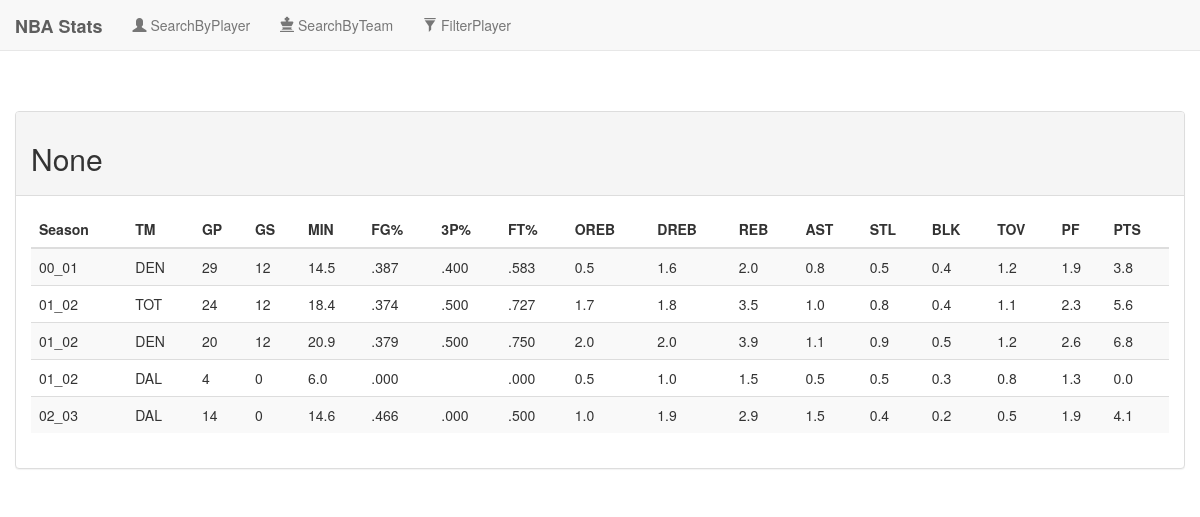
Page /playerStats?playerId=1 on the committed database.
### tables this page shows
CREATE TABLE stats (playerId INTEGER, position TEXT, year TEXT, age INTEGER, teamId INTEGER,
                  games INTEGER, gamesStarted INTEGER, minutes REAL, fieldGoal REAL,fieldGoalAttempts REAL,fieldGoalPercentage REAL,
                  threePoint REAL, threePointAttempts REAL, threePointsPercentage REAL, twoPoint REAL, twoPointAttempts REAL,
                  twoPointsPercentage REAL, effectiveFieldGoalPercentage REAL, freeThrow REAL,freeThrowAttempts REAL,
                  freeThrowPercentage REAL, offensiveRebounds REAL, defensiveRebounds REAL, totalRebounds REAL, assists REAL,
                  steals REAL, blocks REAL, turnovers REAL, fouls REAL, points REAL);

CREATE TABLE teamTable (teamId INTEGER PRIMARY KEY , name TEXT);

### nba-stats/nba-stats.py (the view)
@app.route('/playerStats', methods=['GET'])
def playerStats():
    playerId = request.args.get('playerId')
    playerName = request.args.get('playerName')
    items = g.db.execute("SELECT * FROM stats WHERE playerId = ?", (playerId,))
    stats = []
    for item in items:
        playerId,position,year,age,teamId,games,gamesStarted,minutes,fieldGoal,fieldGoalAttempts,fieldGoalPercentage,threePoint,threePointAttempts,threePointsPercentage,twoPoint,twoPointAttempts,twoPointsPercentage,effectiveFieldGoalPercentage,freeThrow,freeThrowAttempts,freeThrowPercentage,offensiveRebounds,defensiveRebounds,totalRebounds,assists,steals,blocks,turnovers,fouls,points = item
        teamName = g.db.execute("SELECT name FROM teamTable WHERE teamId = ?", (teamId,)).fetchall()[0][0]
        info = PlayerStats(playerName,year,teamName,games,gamesStarted,minutes,fieldGoalPercentage,threePointsPercentage,freeThrowPercentage,offensiveRebounds,defensiveRebounds,totalRebounds,assists,steals,blocks,turnovers,fouls,points)
        stats.append(info)
    return render_template('playerStats.html', stats=stats, playerName=playerName, page="playerStats")

### nba-stats/nba-stats.py (called while the page is built)
def connect_db():
    return sqlite3.connect(app.config['DATABASE'])

@app.before_request
def before_request():
    g.db = connect_db()

@app.teardown_request
def teardown_request(exception):
    g.db.close()

### nba-stats/templates/playerStats.html (shortened to what this page needs)
<!DOCTYPE html>
<html>
	{% include "head.html" ignore missing%}
	<body>
        {% include "navBar.html" ignore missing%}
		<div class="container col-md-12">
			<div class="panel panel-default">
				<div class="panel-heading">
					<h2>{{ playerName }}</h2>
				</div>
				<div class="panel-body">
                    <table class="table table-striped">
                        <thead>
                            <tr>
                                <th>Season</th>
                                <th data-toggle="tooltip" data-placement="top" data-container="body" title="Team - Team a player played in.">TM</th>
                                <th data-toggle="tooltip" data-placement="top" data-container="body" title="Games Played - The number of games a player or team has played.">GP</th>
                                <th data-toggle="tooltip" data-placement="top" data-container="body" title="Games Started - The number of games a player or team has played as starter.">GS</th>
                                <th data-toggle="tooltip" data-placement="top" data-container="body" title="Minutes - The number of minutes a player or team has played.">MIN</th>
                                <th data-toggle="tooltip" data-placement="top" data-container="body" title="Field Goal Percentage - The percentage of field goals that a player makes. The formula to determine field goal percentage is: Field Goals Made/Field Goals Attempted.">FG%</th>
                                <th data-toggle="tooltip" data-placement="top" data-container="body" title="3 Point Field Goal Percentage - The percentage of 3 point field goals that a player or team has made. The formula to determine 3 point field goal percentage is: 3 Point Field Goals Made/3 Point Field Goals Attempted.">3P%</th>
                                <th data-toggle="tooltip" data-placement="top" data-container="body" title="Free Throw Percentage - The percentage of free throws that a player or team has made. The formula to determine free throw percentage is: Free Throws Made/Free Throws Attempted.">FT%</th>
                                <th data-toggle="tooltip" data-placement="top" data-container="body" title="Offensive Rebounds - The number of rebounds a player or team has collected while they were on offense.">OREB</th>
                                <th data-toggle="tooltip" data-placement="top" data-container="body" title="Defensive Rebounds - The number of rebounds a player or team has collected while they were on defense.">DREB</th>
                                <th data-toggle="tooltip" data-placement="top" data-container="body" title="Rebounds - A rebound occurs when a player recovers the ball after a missed shot. This statistic is the number of total rebounds a player or team has collected on either offense or defense.">REB</th>
                                <th data-toggle="tooltip" data-placement="top" data-container="body" title="Assists - An assist occurs when a player completes a pass to a teammate that directly leads to a made field goal.">AST</th>
                                <th data-toggle="tooltip" data-placement="top" data-container="body" title="Steals - A steal occurs when a defensive player takes the ball from a player on offense, causing a turnover.">STL</th>
                                <th data-toggle="tooltip" data-placement="top" data-container="body" title="Blocks - A block occurs when an offensive player attempts a shot, and the defense player tips the ball, blocking their chance to score.">BLK</th>
                                <th data-toggle="tooltip" data-placement="top" data-container="body" title="Turnovers - A turnover occurs when the team on offense loses the ball to the defense. ">TOV</th>
                                <th data-toggle="tooltip" data-placement="top" data-container="body" title="Personal Fouls - The total number of fouls that a player or team has committed.">PF</th>
                                <th data-toggle="tooltip" data-placement="top" data-container="body" title="Points - The number of points a player or team has scored. A point is scored when a player makes a basket.">PTS</th>
                            </tr>
                        </thead>
                        <tbody>
                            {% for item in stats %}
                                <tr>
                                    <td>{{ item.season }}</td>
                                    <td>{{ item.team }}</td>
                                    <td>{{ item.games }}</td>
                                    <td>{{ item.gamesStarted }}</td>
                                    <td>{{ item.minutes }}</td>
                                    <td>{{ item.fieldGoalPercentage }}</td>
                                    <td>{{ item.threePointsPercentage }}</td>
                                    <td>{{ item.freeThrowPercentage }}</td>
                                    <td>{{ item.offensiveRebounds }}</td>
                                    <td>{{ item.defensiveRebounds }}</td>
                                    <td>{{ item.totalRebounds }}</td>
                                    <td>{{ item.assists }}</td>
                                    <td>{{ item.steals }}</td>
                                    <td>{{ item.blocks }}</td>
                                    <td>{{ item.turnovers }}</td>
                                    <td>{{ item.fouls }}</td>
                                    <td>{{ item.points }}</td>
                                </tr>
                            {% endfor %}
                        </tbody>
                    </table>
				</div>
			</div>
		</div>
	</body>
</html>

### nba-stats/templates/head.html (shortened to what this page needs)
<head>
	<link rel="stylesheet" href="http://maxcdn.bootstrapcdn.com/bootstrap/3.3.5/css/bootstrap.min.css">
	<link rel="stylesheet" href="http://code.jquery.com/ui/1.11.1/themes/smoothness/jquery-ui.css">
</head>

### nba-stats/templates/navBar.html
<nav class="navbar navbar-default navbar-fixed-top" role="navigation" style="position: relative; z-index: 100;">
	<div class="container-fluid">
		<div class="navbar-header">
			<a class="navbar-brand" href="#"><strong>NBA Stats</strong></a>
		</div>
		<div>
			<ul class="nav navbar-nav">
                {% if page == 'searchByPlayer' %}<li class="active"><a href="/searchByPlayer"><span class="glyphicon glyphicon-user"></span> SearchByPlayer</a></li>
				{% else %}<li><a href="/searchByPlayer"><span class="glyphicon glyphicon-user"></span> SearchByPlayer</a></li>{% endif %}
                {% if page == 'searchByTeam' %}<li class="active"><a href="/searchByTeam?season=14_15"><span class="glyphicon glyphicon-king"></span> SearchByTeam</a></li>
				{% else %}<li><a href="/searchByTeam?season=14_15"><span class="glyphicon glyphicon-king"></span> SearchByTeam</a></li>{% endif %}
                {% if page == 'filterPlayer' %}<li class="active"><a href="/filterPlayer?season=14_15"><span class="glyphicon glyphicon-filter"></span> FilterPlayer</a></li>
				{% else %}<li><a href="/filterPlayer?season=14_15"><span class="glyphicon glyphicon-filter"></span> FilterPlayer</a></li>{% endif %}
            </ul>
		</div>
	</div>
</nav>
<br><br>

### rows in the picture
stats: season "00_01", minutes "14.5", fieldGoalPercentage ".387", threePointsPercentage ".400", freeThrowPercentage ".583", offensiveRebounds "0.5", defensiveRebounds "1.6", totalRebounds "2.0", assists "0.8", steals "0.5", blocks "0.4", turnovers "1.2", fouls "1.9", points "3.8"
teamTable: team "DEN" "DEN"
stats: season "01_02", minutes "18.4", fieldGoalPercentage ".374", threePointsPercentage ".500", freeThrowPercentage ".727", offensiveRebounds "1.7", defensiveRebounds "1.8", totalRebounds "3.5", assists "1.0", steals "0.8", blocks "0.4", turnovers "1.1", fouls "2.3", points "5.6"
teamTable: team "TOT"
stats: season "01_02", minutes "20.9", fieldGoalPercentage ".379", threePointsPercentage ".500", freeThrowPercentage ".750", offensiveRebounds "2.0", defensiveRebounds "2.0", totalRebounds "3.9", assists "1.1", steals "0.9", blocks "0.5", turnovers "1.2", fouls "2.6", points "6.8"
stats: season "01_02", minutes "6.0", fieldGoalPercentage ".000", freeThrowPercentage ".000", offensiveRebounds "0.5", defensiveRebounds "1.0", totalRebounds "1.5", assists "0.5", steals "0.5", blocks "0.3", turnovers "0.8", fouls "1.3", points "0.0"
teamTable: team "DAL" "DAL"
stats: season "02_03", minutes "14.6", fieldGoalPercentage ".466", threePointsPercentage ".000", freeThrowPercentage ".500", offensiveRebounds "1.0", defensiveRebounds "1.9", totalRebounds "2.9", assists "1.5", steals "0.4", blocks "0.2", turnovers "0.5", fouls "1.9", points "4.1"

### other values in the picture
{{ playerName }} "None"
{{ item.games }} "29" "24" "20" "4" "14"
{{ item.gamesStarted }} "12" "12" "12" "0" "0"
